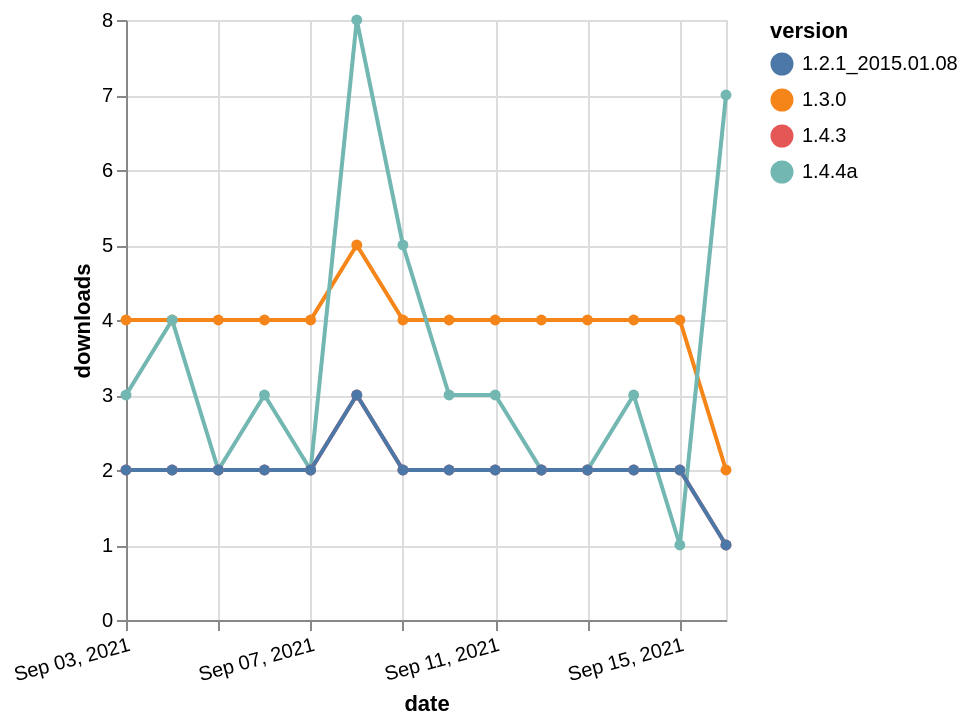

The Vega-Lite source for this figure:
### Vega-Lite specification from a JSON file in a GitHub repository (floating-point values rounded to 4 significant figures)
{"$schema": "https://vega.github.io/schema/vega-lite/v5.json", "description": "A simple bar chart with embedded data.", "data": {"values": [{"date": "2021-09-03", "total": 6226, "delta": 4, "version": "1.3.0"}, {"date": "2021-09-04", "total": 6230, "delta": 4, "version": "1.3.0"}, {"date": "2021-09-05", "total": 6234, "delta": 4, "version": "1.3.0"}, {"date": "2021-09-06", "total": 6238, "delta": 4, "version": "1.3.0"}, {"date": "2021-09-07", "total": 6242, "delta": 4, "version": "1.3.0"}, {"date": "2021-09-08", "total": 6247, "delta": 5, "version": "1.3.0"}, {"date": "2021-09-09", "total": 6251, "delta": 4, "version": "1.3.0"}, {"date": "2021-09-10", "total": 6255, "delta": 4, "version": "1.3.0"}, {"date": "2021-09-11", "total": 6259, "delta": 4, "version": "1.3.0"}, {"date": "2021-09-12", "total": 6263, "delta": 4, "version": "1.3.0"}, {"date": "2021-09-13", "total": 6267, "delta": 4, "version": "1.3.0"}, {"date": "2021-09-14", "total": 6271, "delta": 4, "version": "1.3.0"}, {"date": "2021-09-15", "total": 6275, "delta": 4, "version": "1.3.0"}, {"date": "2021-09-16", "total": 6277, "delta": 2, "version": "1.3.0"}, {"date": "2021-09-03", "total": 8973, "delta": 3, "version": "1.4.4a"}, {"date": "2021-09-04", "total": 8977, "delta": 4, "version": "1.4.4a"}, {"date": "2021-09-05", "total": 8979, "delta": 2, "version": "1.4.4a"}, {"date": "2021-09-06", "total": 8982, "delta": 3, "version": "1.4.4a"}, {"date": "2021-09-07", "total": 8984, "delta": 2, "version": "1.4.4a"}, {"date": "2021-09-08", "total": 8992, "delta": 8, "version": "1.4.4a"}, {"date": "2021-09-09", "total": 8997, "delta": 5, "version": "1.4.4a"}, {"date": "2021-09-10", "total": 9000, "delta": 3, "version": "1.4.4a"}, {"date": "2021-09-11", "total": 9003, "delta": 3, "version": "1.4.4a"}, {"date": "2021-09-12", "total": 9005, "delta": 2, "version": "1.4.4a"}, {"date": "2021-09-13", "total": 9007, "delta": 2, "version": "1.4.4a"}, {"date": "2021-09-14", "total": 9010, "delta": 3, "version": "1.4.4a"}, {"date": "2021-09-15", "total": 9011, "delta": 1, "version": "1.4.4a"}, {"date": "2021-09-16", "total": 9018, "delta": 7, "version": "1.4.4a"}, {"date": "2021-09-03", "total": 2707, "delta": 2, "version": "1.4.3"}, {"date": "2021-09-04", "total": 2709, "delta": 2, "version": "1.4.3"}, {"date": "2021-09-05", "total": 2711, "delta": 2, "version": "1.4.3"}, {"date": "2021-09-06", "total": 2713, "delta": 2, "version": "1.4.3"}, {"date": "2021-09-07", "total": 2715, "delta": 2, "version": "1.4.3"}, {"date": "2021-09-08", "total": 2718, "delta": 3, "version": "1.4.3"}, {"date": "2021-09-09", "total": 2720, "delta": 2, "version": "1.4.3"}, {"date": "2021-09-10", "total": 2722, "delta": 2, "version": "1.4.3"}, {"date": "2021-09-11", "total": 2724, "delta": 2, "version": "1.4.3"}, {"date": "2021-09-12", "total": 2726, "delta": 2, "version": "1.4.3"}, {"date": "2021-09-13", "total": 2728, "delta": 2, "version": "1.4.3"}, {"date": "2021-09-14", "total": 2730, "delta": 2, "version": "1.4.3"}, {"date": "2021-09-15", "total": 2732, "delta": 2, "version": "1.4.3"}, {"date": "2021-09-16", "total": 2733, "delta": 1, "version": "1.4.3"}, {"date": "2021-09-03", "total": 3619, "delta": 2, "version": "1.2.1_2015.01.08"}, {"date": "2021-09-04", "total": 3621, "delta": 2, "version": "1.2.1_2015.01.08"}, {"date": "2021-09-05", "total": 3623, "delta": 2, "version": "1.2.1_2015.01.08"}, {"date": "2021-09-06", "total": 3625, "delta": 2, "version": "1.2.1_2015.01.08"}, {"date": "2021-09-07", "total": 3627, "delta": 2, "version": "1.2.1_2015.01.08"}, {"date": "2021-09-08", "total": 3630, "delta": 3, "version": "1.2.1_2015.01.08"}, {"date": "2021-09-09", "total": 3632, "delta": 2, "version": "1.2.1_2015.01.08"}, {"date": "2021-09-10", "total": 3634, "delta": 2, "version": "1.2.1_2015.01.08"}, {"date": "2021-09-11", "total": 3636, "delta": 2, "version": "1.2.1_2015.01.08"}, {"date": "2021-09-12", "total": 3638, "delta": 2, "version": "1.2.1_2015.01.08"}, {"date": "2021-09-13", "total": 3640, "delta": 2, "version": "1.2.1_2015.01.08"}, {"date": "2021-09-14", "total": 3642, "delta": 2, "version": "1.2.1_2015.01.08"}, {"date": "2021-09-15", "total": 3644, "delta": 2, "version": "1.2.1_2015.01.08"}, {"date": "2021-09-16", "total": 3645, "delta": 1, "version": "1.2.1_2015.01.08"}]}, "width": "container", "mark": {"type": "line", "point": {"filled": true}}, "encoding": {"x": {"field": "date", "type": "temporal", "timeUnit": "yearmonthdate", "title": "date", "axis": {"labelAngle": -15}}, "y": {"field": "delta", "type": "quantitative", "title": "downloads"}, "color": {"field": "version", "type": "nominal"}, "tooltip": {"field": "delta"}}}
